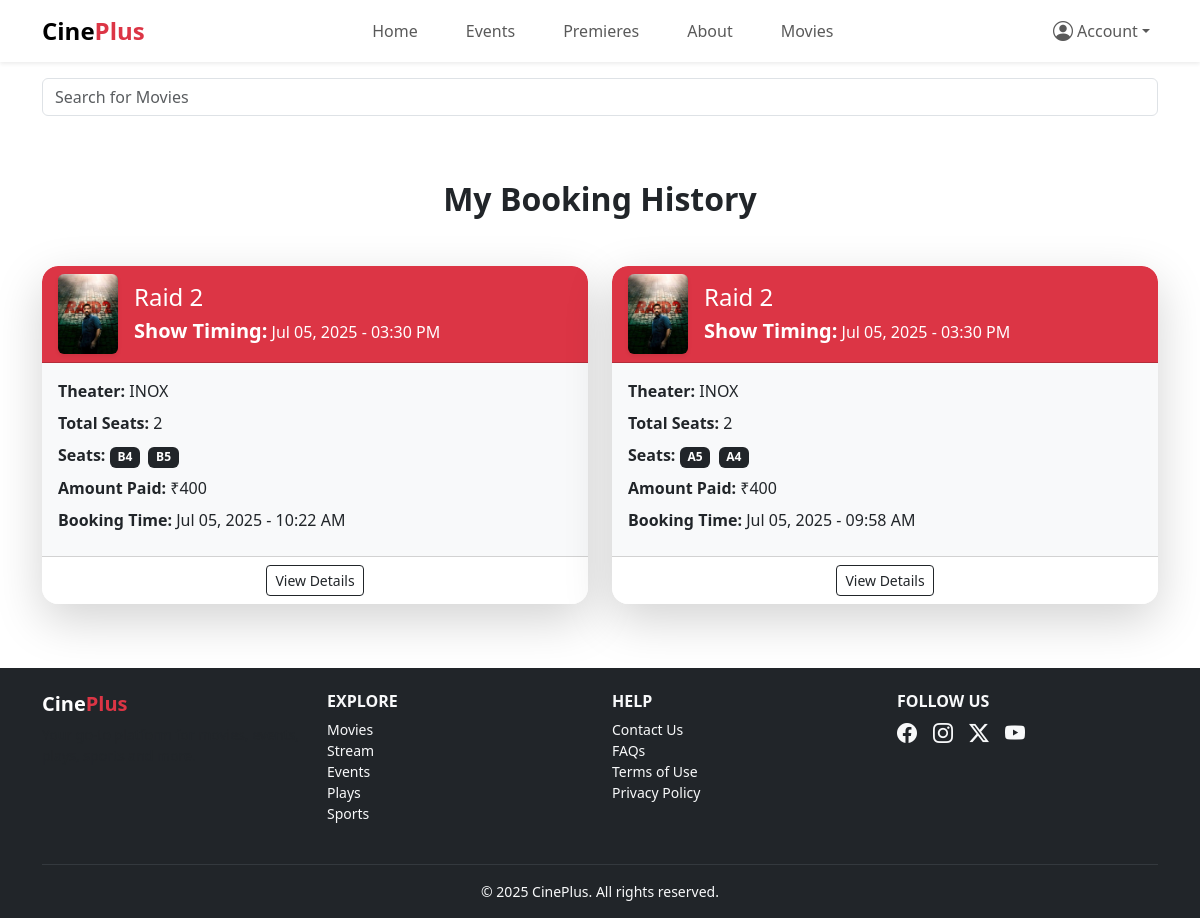
Before: /history/ (signed in) with the older database file.
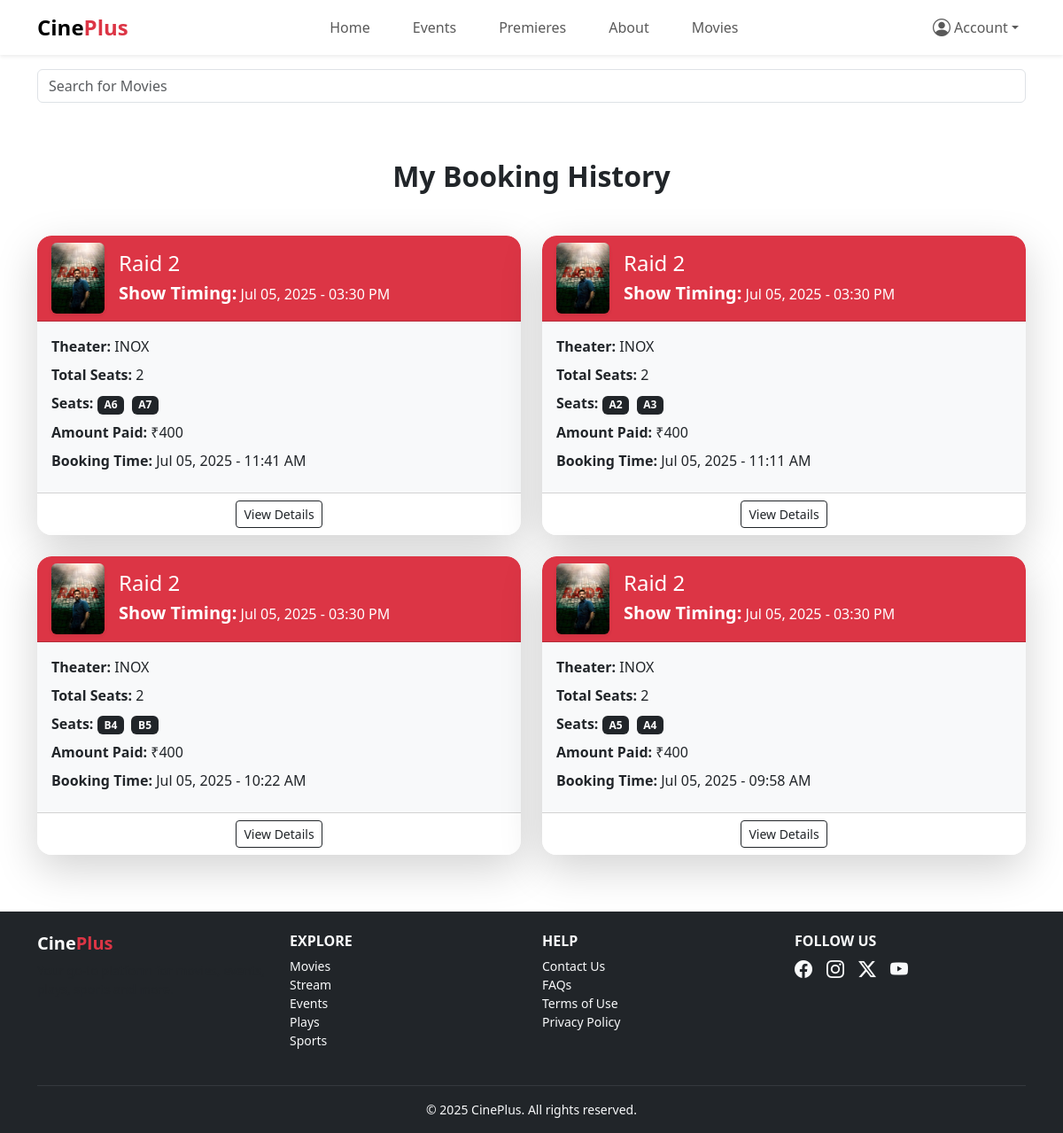
After: the same page with the newer database file.
### movie/models.py (models this page shows, shortened)
class Booking(models.Model):
    user = models.ForeignKey(Signup, on_delete=models.CASCADE)
    seats = models.ManyToManyField(Seat)
    movie = models.ForeignKey(Movie, on_delete=models.CASCADE)
    theater = models.ForeignKey(Theater, on_delete=models.CASCADE)
    amount = models.CharField(max_length=10)
    booked_at = models.DateTimeField(default=timezone.now)

class Movie(models.Model):
    name= models.CharField(max_length=255)
    description= models.TextField(blank=True,null=True)
    poster = models.ImageField(upload_to="movies/")
    rate = models.DecimalField(max_digits=3,decimal_places=1)
    genre = models.ForeignKey(Genre, on_delete=models.CASCADE)
    language = models.ForeignKey(Language, on_delete=models.CASCADE)
    cast= models.TextField()
    release_date = models.DateField()

class Theater(models.Model):
    name = models.CharField(max_length=255)
    movie = models.ForeignKey(Movie,on_delete=models.CASCADE,related_name='theaters')
    datetime= models.DateTimeField()

class Seat(models.Model):
    theater = models.ForeignKey(Theater,on_delete=models.CASCADE,related_name='seats')
    seat_number = models.CharField(max_length=20)
    is_booked=models.BooleanField(default=False)

### users/views.py (the view)
# urls.py: path('history/',users_views.history,name="history"),
def history(request):
    username = request.session.get('user')
    if not username :
        messages.error(request, "Signin Required for booking")
        return redirect("signin")
    user = Signup.objects.get(username=username)
    bookings = Booking.objects.filter(user=user).order_by('-booked_at')
    payments = Payment.objects.filter(user=user).order_by('-created_at')
    context = {
        'bookings': bookings,
        "payments" : payments
    }
    return render(request, 'users/history.html', context)

### templates/users/history.html (shortened to what this page needs)
{% extends 'base.html' %}
{% load static %}
{% block body %}
<div class="container py-5">
    <h2 class="text-center mb-5 fw-bold text-dark">My Booking History</h2>
    {% if bookings %}
    <div class="row justify-content-center">
        {% for booking in bookings %}
        <div class="col-lg-6 col-md-8 mb-4">
            <div class="card border-0 shadow-lg rounded-4 overflow-hidden">
                <div class="card-header bg-danger text-white rounded-top-4">
                    <div class="d-flex align-items-center">
                        <img src="{{ booking.movie.poster.url }}" alt="{{ booking.movie.name }}"
                             class="me-3 rounded shadow-sm" style="height: 80px; width: 60px; object-fit: cover;">
                        <div>
                            <h5 class="mb-1 fs-4">{{ booking.movie.name }}</h5>
                            <small class="d-block fs-6">
                                <strong class="fs-5">Show Timing:</strong>
                                {{ booking.theater.datetime|date:"M d, Y - h:i A" }}
                            </small>
                        </div>
                    </div>
                </div>
                <div class="card-body bg-light">
                    <p class="mb-2"><strong>Theater:</strong> {{ booking.theater.name }}</p>
                    <p class="mb-2"><strong>Total Seats:</strong> {{ booking.seats.count }}</p>
                    <p class="mb-2"><strong>Seats:</strong>
                        {% for seat in booking.seats.all %}
                            <span class="badge bg-dark me-1">{{ seat.seat_number }}</span>
                        {% endfor %}
                    </p>
                    <p class="mb-2"><strong>Amount Paid:</strong> {{ booking.amount }}</p>
                    <p class="mb-2"><strong>Booking Time:</strong> {{ booking.booked_at|date:"M d, Y - H:i A" }}</p>
                </div>
                <div class="card-footer text-center bg-white">
                    <button type="button" class="btn btn-outline-dark btn-sm" data-bs-toggle="modal"
                            data-bs-target="#detailsModal{{ booking.id }}">
                        View Details
                    </button>
                </div>
            </div>
        </div>
        {% endfor %}
    </div>
    {% else %}
    <div class="alert alert-warning text-center mt-5 p-2 rounded-4 shadow-sm">
        <h5 class="mb-2">No Bookings Found</h5>
        <p class="mb-0">You haven't booked any tickets yet. Go to the movies page to start!</p>
    </div>
    {% endif %}
</div>
{% endblock body %}

### templates/base.html (shortened to what this page needs)
{% load static %}
<!DOCTYPE html>
<html lang="en">
<head>
    <link href="https://cdn.jsdelivr.net/npm/bootstrap@5.3.3/dist/css/bootstrap.min.css" rel="stylesheet">
    <link rel="stylesheet" href="https://cdn.jsdelivr.net/npm/swiper@10/swiper-bundle.min.css" />
    <link rel="stylesheet" href="https://cdn.jsdelivr.net/npm/bootstrap-icons@1.11.3/font/bootstrap-icons.css">
</head>
<body>
    <nav class="navbar navbar-expand-lg navbar-light bg-white shadow-sm px-3">
        <div class="container">
            <a class="navbar-brand fw-bold fs-4" href="/">
                Cine<span class="text-danger">Plus</span>
            </a>
            <div class="collapse navbar-collapse justify-content-between" id="navbarMain">
                <ul class="navbar-nav mx-auto">
                    <li class="nav-item px-3"><a class="nav-link" href="/">Home</a></li>
                    <li class="nav-item px-3"><a class="nav-link" href="#events">Events</a></li>
                    <li class="nav-item px-3"><a class="nav-link" href="#premieres">Premieres</a></li>
                    <li class="nav-item px-3"><a class="nav-link" href="/about">About</a></li>
                    <li class="nav-item px-3"><a class="nav-link" href="/movies">Movies</a></li>
                </ul>
                <ul class="navbar-nav align-items-center">
                    {% if request.session.user %}
                    <li class="nav-item dropdown">
                        <a class="nav-link dropdown-toggle d-flex align-items-center" href="#" id="userDropdown"
                            role="button" data-bs-toggle="dropdown" aria-expanded="false">
                            <i class="bi bi-person-circle fs-5 me-1"></i> Account
                        </a>
                    </li>
                    {% else %}
                    <li class="nav-item">
                        <a href="/signin" class="btn btn-danger btn-sm px-3">Sign In</a>
                    </li>
                    {% endif %}
                </ul>
            </div>
        </div>
    </nav>
    {% block navbar %}
    <div class="container">
        <form class="col-sm-12 d-flex mx-auto my-3" method="get" action="/search">
            <input class="form-control text-primary" type="search" name="query" required
                placeholder="Search for Movies">
        </form>
    </div>
    {% endblock navbar %}
    {% block body %} {% endblock body %}
    <footer class="bg-dark text-light pb-3 mt-3">
        <div class="container">
            <div class="row gy-4">
                <div class="col-md-3">
                    <h5 class="text-danger fw-bold text-white">Cine<span class="text-danger">Plus</span></h5>
                    <p class="small text-muted">Your go-to platform for movies, events, plays, sports and more.</p>
                </div>
                <div class="col-md-3">
                    <h6 class="text-uppercase fw-bold">Explore</h6>
                    <ul class="list-unstyled small">
                        <li><a href="#" class="text-decoration-none text-light">Movies</a></li>
                        <li><a href="#" class="text-decoration-none text-light">Stream</a></li>
                        <li><a href="#" class="text-decoration-none text-light">Events</a></li>
                        <li><a href="#" class="text-decoration-none text-light">Plays</a></li>
                        <li><a href="#" class="text-decoration-none text-light">Sports</a></li>
                    </ul>
                </div>
                <div class="col-md-3">
                    <h6 class="text-uppercase fw-bold">Help</h6>
                    <ul class="list-unstyled small">
                        <li><a href="#" class="text-decoration-none text-light">Contact Us</a></li>
                        <li><a href="#" class="text-decoration-none text-light">FAQs</a></li>
                        <li><a href="#" class="text-decoration-none text-light">Terms of Use</a></li>
                        <li><a href="#" class="text-decoration-none text-light">Privacy Policy</a></li>
                    </ul>
                </div>
                <div class="col-md-3">
                    <h6 class="text-uppercase fw-bold">Follow Us</h6>
                    <div class="d-flex gap-3">
                        <a href="#" class="text-light fs-5"><i class="bi bi-facebook"></i></a>
                        <a href="#" class="text-light fs-5"><i class="bi bi-instagram"></i></a>
                        <a href="#" class="text-light fs-5"><i class="bi bi-twitter-x"></i></a>
                        <a href="#" class="text-light fs-5"><i class="bi bi-youtube"></i></a>
                    </div>
                </div>
            </div>
            <hr class="border-secondary mt-4">
            <div class="text-center small text-light">
                &copy; 2025 CinePlus. All rights reserved.
            </div>
        </div>
    </footer>
</body>
</html>

Changed rows visible on the page:
added Booking: movie.poster (picture), movie.name "Raid 2", theater.datetime "Jul 05, 2025 - 03:30 PM", theater.name "INOX", seats.count "2", amount "₹400", booked_at "Jul 05, 2025 - 11:41 AM"
added Seat: seat_number "A6", shown under "Raid 2"
added Seat: seat_number "A7", shown under "Raid 2"
added Booking: movie.poster (picture), movie.name "Raid 2", theater.datetime "Jul 05, 2025 - 03:30 PM", theater.name "INOX", seats.count "2", amount "₹400", booked_at "Jul 05, 2025 - 11:11 AM"
added Seat: seat_number "A2", shown under "Raid 2"
added Seat: seat_number "A3", shown under "Raid 2"
